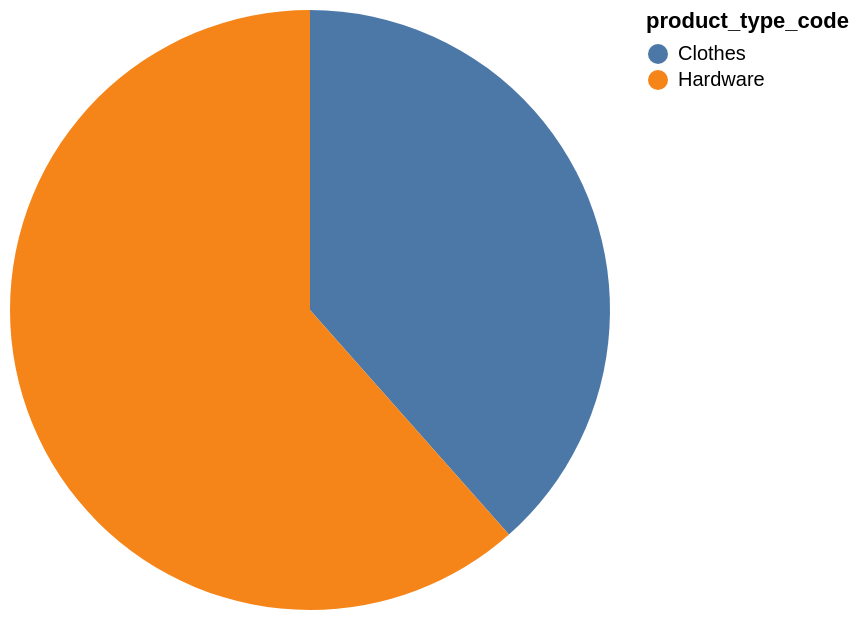

Here is the Vega-Lite specification saved for this chart:
### Vega-Lite specification from a JSON file in a GitHub repository (floating-point values rounded to 4 significant figures)
{"data": {"values": [{"x_data": "Clothes", "y_data": 5}, {"x_data": "Hardware", "y_data": 8}]}, "mark": "arc", "encoding": {"theta": {"field": "y_data", "type": "quantitative", "title": "COUNT(product_type_code)"}, "color": {"field": "x_data", "type": "nominal", "title": "product_type_code"}}}
